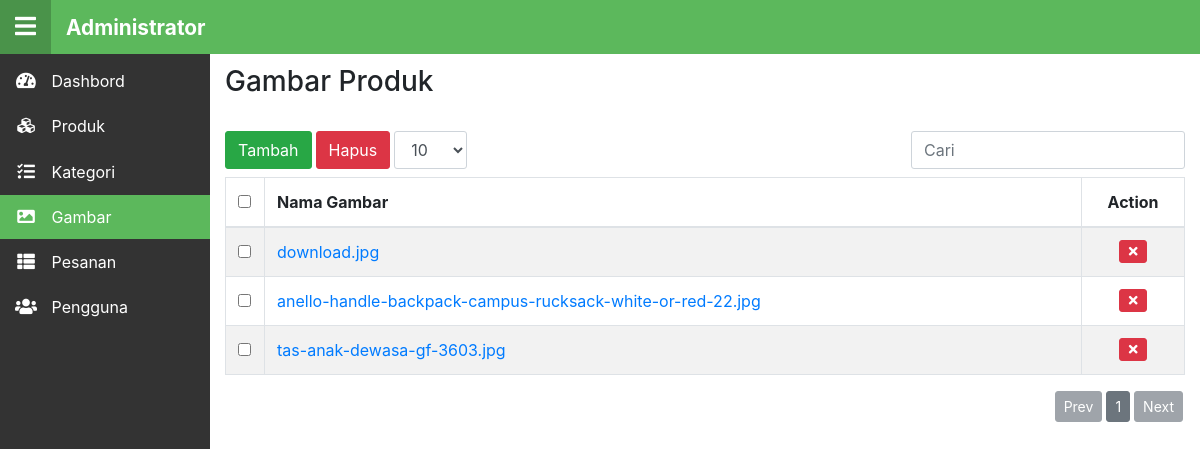
Page /index.php/admin_gambar on the earlier database version.
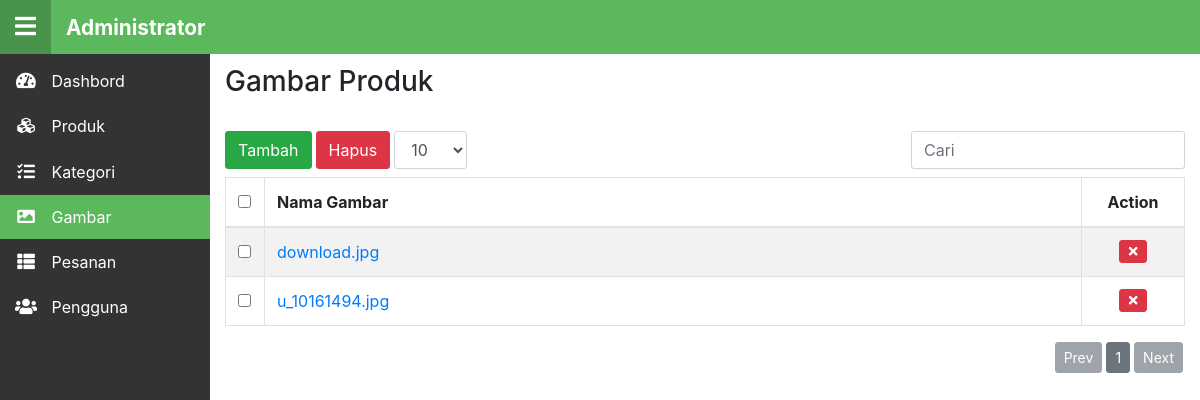
Same page on the later database version.
### tables this page shows
CREATE TABLE `gambar` (
  `id` int(11) NOT NULL,
  `nama` varchar(220) NOT NULL
);

### application/controllers/Admin_gambar.php (called while the page is built, shortened)
<?php
class Admin_gambar extends CI_Controller {
	public function index()
	{
		$data['msg'] = $this->input->cookie('msg');
		$data['gambar'] = $this->general->read('gambar');
		$data['csrf'] = array(
			        'name' => $this->security->get_csrf_token_name(),
			        'hash' => $this->security->get_csrf_hash()
			    );
		$content['content'] = $this->load->view('admin/gambar', $data, true);
		$content['title'] = 'Gambar - Administrator';
		$content['btn'] = 'gambar';
		$content['btn_add'] = 'file';
		$this->load->view('layout/admin_template', $content);
		$this->general->reload('admin/gambar', array('del', 'del-all', 'submit_upload'));
	}
}

### index.php (called while the page is built, shortened)
<?php
require_once BASEPATH.'core/CodeIgniter.php';

### application/models/General.php (called while the page is built, shortened)
<?php
class General extends CI_Model{
	public function read($table, $id = array())
	{
		if(empty($id)){
			$query = $this->db->get($table);
			return $query->result();
		}else{
			$query = $this->db->get_where($table, $id);
			return $query->row();
		}
	}
}

### application/views/admin/gambar.php (the view, shortened to what this page needs)
<h3>Gambar Produk</h3>
<br>
<form method="post">
<table class="table table-striped table-bordered" id="myTable">
	<thead>
		<tr>
			<th class="tb-check"><input id="all-check" class="check-true" type="checkbox"></th>
			<th>Nama Gambar</th>
			<th class="tb-act">Action</th>
		</tr>
	</thead>
	<tbody>
	<?php foreach($gambar as $gambar_item):?>
		<tr>
			<td><input class="check in-check" type="checkbox" name="<?=$gambar_item->id?>" value="<?=$gambar_item->id?>"></td>
			<td><a href="<?=base_url('assets/upload/'.$gambar_item->nama)?>" target="blank"><?=$gambar_item->nama?></a></td>
			<td class="tb-act">
				<button type="submit" class="btn btn-danger btn-table" title="Hapus" name="del" value="<?=$gambar_item->id?>"><i class="fa fa-times fa-fw"></i></button>
			</td>
		</tr>
	<?php endforeach;?>
	</tbody>
</table>
</form>

Differences in the rows shown:
removed gambar: nama "tas-anak-dewasa-gf-3603.jpg", $gambar_item->id 3 (drawn)
changed gambar: nama "anello-handle-backpack-campus-rucksack-white-or-red-22.jpg" → "u_10161494.jpg"
